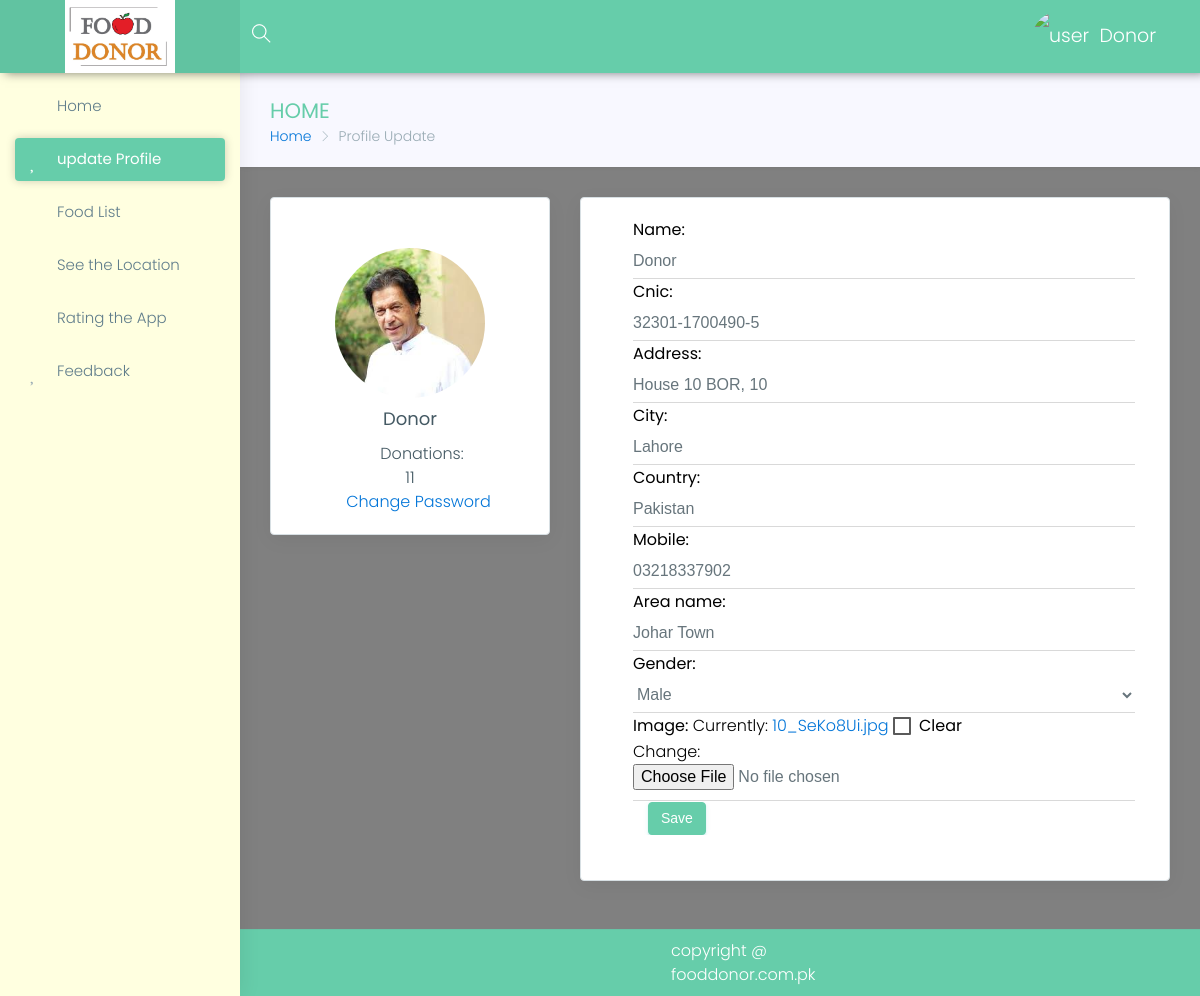
The page /donor/profile (signed in) on the database its author committed.
### donor/models.py (models this page shows, shortened)
class Donor(models.Model):
    user = models.OneToOneField(User, on_delete=models.CASCADE, primary_key=True)
    name = models.CharField(max_length=100, blank=False, null=False)
    role = models.CharField(default='Donor',blank=False,max_length=10)
    address = models.CharField(max_length=100, blank=False, null=False)
    mobile = models.CharField(max_length=15, blank=False)
    area_name=models.CharField(help_text='Johar Town, Faisal Town',max_length=30)
    image=models.ImageField(blank=True)
    gender=models.CharField(max_length=6,blank=True,null=True,choices=gender)
    city=models.CharField(max_length=20,blank=True,null=True)
    country=models.CharField(max_length=20,blank=True,null=True)
    is_approved=models.BooleanField(default=False)
    map_latitude=models.FloatField(blank=True,null=True)
    map_logitude=models.FloatField(blank=True,null=True)
    cnic=models.CharField(max_length=15,blank=True,null=True)

### donor/views.py (the view)
@login_required
def profile(request):
    donor = Donor.objects.get(user=request.user)
    donations = Food.objects.filter(donor=donor).__len__()
    msg = ""
    form = ProfileForm(instance=donor)
    if request.method == "POST":
        form = ProfileForm(request.POST, request.FILES, instance=donor)
        if form.is_valid():
            donor=form.save()
            msg = "Profile Updated Successfully"
            request.session['pic'] = donor.image.url
    return render(request, 'donor/profile.html', {'form': form, 'msg': msg, 'donations': donations, 'user1': donor})

### donor/forms.py
class ProfileForm(ModelForm):
    class Meta:
        model = Donor
        fields = (
            "name",
            "cnic",
            "address",
            'city',
            'country',
            "mobile",
            "area_name",
            'gender',
            'image'
        )

### templates/donor/profile.html (shortened to what this page needs)
{% extends 'panel-base.html' %}
{% load static %}
{% block sidebar %}
            {% include 'donor/sidebar.html' %}
        {% endblock %}
{% block bradcrump %}
    <div class="row page-titles">
                    <div class="col-md-5 col-8 align-self-center">
                        <h3 class="text-themecolor">HOME</h3>
                        <ol class="breadcrumb">
                            <li class="breadcrumb-item"><a href="{% url 'donor-index' %}">Home</a></li>
                            <li class="breadcrumb-item active">Profile Update</li>
                        </ol>
                    </div>
                </div>
{% endblock %}
{% block main %}
 <div class="row">
                    <div class="col-lg-4 col-xlg-3 col-md-5">
                        <div class="card">
                            <div class="card-block">
                                <center class="m-t-30">
                                    {% if user1.image %}
                                        <img src="{{ user1.image.url }}" class="img-circle" width="150" />
                                    {% endif %}
                                    <h4 class="card-title m-t-10">{{ user1.name }}</h4>
                                    <div class="row text-center justify-content-md-center">
                                        <div class="col-4"><a href="javascript:void(0)" class="link">Donations: {{ donations }}</a>
                                          </div>
                                    </div>
                                </center>
                            <center>
                            <a href="{% url 'change_password' %}"><i class="mdi mdi-key"></i> Change Password</a>
                            </center>
                            </div>
                        </div>
                    </div>
                    <div class="col-lg-8 col-xlg-9 col-md-7">
                        <div class="card" style=" background-color: white;">
                            <div class="card-block" style="margin-left: 32px;
                              padding-right: 34px; color: black;">
                                <form method="post" enctype="multipart/form-data" class="form-horizontal form-material">
                                   {% include 'form.html' %}
                                    <div class="form-group">
                                        <div class="col-sm-12">
                                            <button class="btn btn-success">Save</button>
                                        </div>
                                    </div>
                                </form>
                            </div>
                        </div>
                    </div>
                </div>
{% endblock %}

### templates/panel-base.html (shortened to what this page needs)
{% load static %}
<!DOCTYPE html>
<html lang="en">
<head>
    <link href="{% static 'Panel/assets/plugins/bootstrap/css/bootstrap.min.css' %}" rel="stylesheet">
    <link href="{% static 'Panel/assets/plugins/chartist-js/dist/chartist.min.css' %}" rel="stylesheet">
    <link href="{% static 'Panel/assets/plugins/chartist-js/dist/chartist-init.css' %}" rel="stylesheet">
    <link href="{% static 'Panel/assets/plugins/chartist-plugin-tooltip-master/dist/chartist-plugin-tooltip.css' %}" rel="stylesheet">
    <link href="{% static 'Panel/assets/plugins/c3-master/c3.min.css' %}" rel="stylesheet">
    <link href="{% static 'Panel/lite/css/style.css' %}" rel="stylesheet">
    <link href="{% static 'Panel/lite/css/colors/blue.css' %}" id="theme" rel="stylesheet">
    <link rel="stylesheet" type="text/css" href="https://cdn.datatables.net/v/bs4/jq-3.3.1/dt-1.10.18/datatables.min.css"/>
</head>
<body class="fix-header fix-sidebar card-no-border">
    <div id="main-wrapper">
        <header class="topbar">
            <nav class="navbar top-navbar navbar-toggleable-sm navbar-light">
                <div class="navbar-header">
                    <a class="navbar-brand" href="{% url 'donor-index' %}">
                        <b>
                            <img src="{% static "images/Capture.PNG" %}" style="width: 110px" alt="homepage" class="light-logo" />
                        </b>
                    </a>
                </div>
                <div class="navbar-collapse">
                    <ul class="navbar-nav mr-auto mt-md-0">
                        <li class="nav-item hidden-sm-down search-box"> <a class="nav-link hidden-sm-down text-muted waves-effect waves-dark" href="javascript:void(0)"><i class="ti-search"></i></a>
                        </li>
                    </ul>
                    <ul class="navbar-nav my-lg-0">
                        <li class="nav-item dropdown">
                            <a href="" class="link" data-toggle="tooltip" title="Email"><i class="mdi mdi-gmail" style="
                                     margin-right: 46px;"></i></a>
                            <a class="nav-link dropdown-toggle text-muted waves-effect waves-dark" href="" data-toggle="dropdown" aria-haspopup="true" aria-expanded="false"><img src="{{ request.session.pic }}" alt="user" class="profile-pic m-r-10" />{{ user.first_name }}</a>
                        <a href="/home/logout" class="link" data-toggle="tooltip" title="Logout"><i class="mdi mdi-power"></i></a>
                        </li>
                    </ul>
                </div>
            </nav>
        </header>
        {% block sidebar %}
        {% endblock %}
        <div class="page-wrapper">
            <div class="container-fluid" style="padding-top: 0px;">
                {% block bradcrump %}{% endblock %}
                {% block main %}{% endblock %}
            </div>
            <footer class="footer"> copyright @ fooddonor.com.pk </footer>
        </div>
    </div>
</body>
</html>

### templates/form.html (shortened to what this page needs)
{% for field in form %}
        {{ field.label_tag }}
        {{ field }}
{% endfor %}

### home/static/Panel/lite/css/colors/blue.css (style rules this page uses)
.topbar { background: #66CDAA; }
.topbar .navbar-header { background: rgba(0, 0, 0, 0.05); }
.topbar .top-navbar .navbar-header .navbar-brand .light-logo { display: inline-block; color: rgba(255, 255, 255, 0.8); }
.topbar .navbar-light .navbar-nav .nav-item > a.nav-link { color: #ffffff !important; }
.text-themecolor { color: #66CDAA !important; }

### templates/panel-base.html (style rules this page uses)
.footer { padding: 9px 431px !important; }

### rows shown on the page
Donor: image (picture), name "Donor", form "Donor" "32301-1700490-5" "House 10 BOR, 10" "Lahore" "Pakistan" "03218337902" "Johar Town" "Male"

### other values the page prints
{{ user.first_name }} "Donor"
{{ donations }} "11"
{{ field.label_tag }} "Name:" "Cnic:" "Address:" "City:" "Country:" "Mobile:" "Area name:" "Gender:" "Image:"
